Frame 1 (no input): blank canvas, image omitted
Frame 60 (no input): blank canvas, image omitted
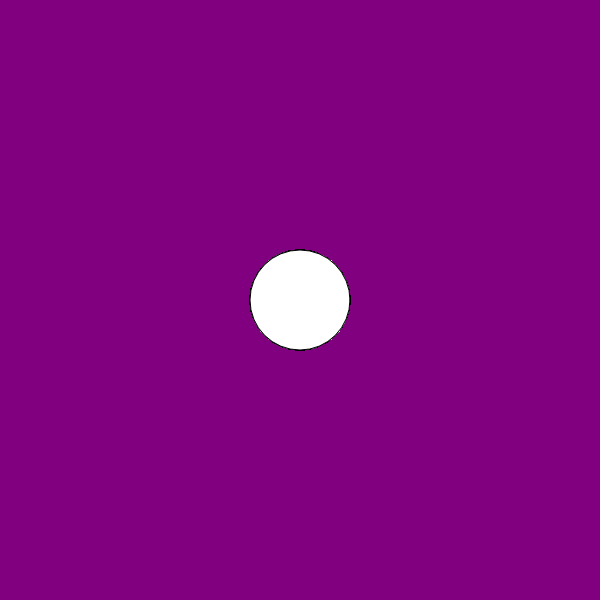
Frame 120 (the mouse pressed at the canvas centre since frame 60)

The p5.js sketch whose frames 1 and 60 were blank and that drew this single picture after the mouse press (run headless with seeded random() and noise() and a simulated clock; from frame 60 on, the mouse is pressed at the canvas centre):

// p5.js sketch
// ── sketch.js
function setup() {
    createCanvas(600, 600);
     background ("purple");
  }
  
    function draw() {
      
      stroke("black") // borda
      fill("white")
     //console.log(mouseIsPressend)
      
      if(mouseIsPressed){
        circle(mouseX,mouseY, 100,30);
      }
    }
